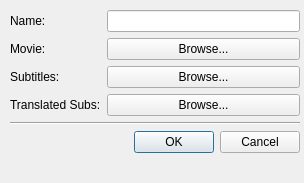
<?xml version="1.0" encoding="UTF-8"?>
<ui version="4.0">
 <class>NewMovieWindow</class>
 <widget class="QDialog" name="NewMovieWindow">
  <property name="geometry">
   <rect>
    <x>0</x>
    <y>0</y>
    <width>304</width>
    <height>183</height>
   </rect>
  </property>
  <property name="windowTitle">
   <string>Dialog</string>
  </property>
  <widget class="QWidget" name="formLayoutWidget">
   <property name="geometry">
    <rect>
     <x>10</x>
     <y>10</y>
     <width>290</width>
     <height>170</height>
    </rect>
   </property>
   <layout class="QFormLayout" name="formLayout">
    <property name="fieldGrowthPolicy">
     <enum>QFormLayout::AllNonFixedFieldsGrow</enum>
    </property>
    <item row="0" column="0">
     <widget class="QLabel" name="label_4">
      <property name="text">
       <string>Name:</string>
      </property>
     </widget>
    </item>
    <item row="0" column="1">
     <widget class="QLineEdit" name="lineEdit"/>
    </item>
    <item row="1" column="0">
     <widget class="QLabel" name="label">
      <property name="text">
       <string>Movie:</string>
      </property>
     </widget>
    </item>
    <item row="1" column="1">
     <widget class="QPushButton" name="pushButton">
      <property name="text">
       <string>Browse...</string>
      </property>
     </widget>
    </item>
    <item row="2" column="0">
     <widget class="QLabel" name="label_2">
      <property name="text">
       <string>Subtitles:</string>
      </property>
     </widget>
    </item>
    <item row="2" column="1">
     <widget class="QPushButton" name="pushButton_2">
      <property name="text">
       <string>Browse...</string>
      </property>
     </widget>
    </item>
    <item row="3" column="0">
     <widget class="QLabel" name="label_3">
      <property name="text">
       <string>Translated Subs:</string>
      </property>
     </widget>
    </item>
    <item row="3" column="1">
     <widget class="QPushButton" name="pushButton_3">
      <property name="text">
       <string>Browse...</string>
      </property>
     </widget>
    </item>
    <item row="5" column="1">
     <widget class="QDialogButtonBox" name="buttonBox">
      <property name="inputMethodHints">
       <set>Qt::ImhNone</set>
      </property>
      <property name="orientation">
       <enum>Qt::Horizontal</enum>
      </property>
      <property name="standardButtons">
       <set>QDialogButtonBox::Cancel|QDialogButtonBox::Ok</set>
      </property>
     </widget>
    </item>
    <item row="4" column="0" colspan="2">
     <widget class="Line" name="line">
      <property name="orientation">
       <enum>Qt::Horizontal</enum>
      </property>
     </widget>
    </item>
   </layout>
  </widget>
 </widget>
 <resources/>
 <connections>
  <connection>
   <sender>buttonBox</sender>
   <signal>accepted()</signal>
   <receiver>NewMovieWindow</receiver>
   <slot>accept()</slot>
   <hints>
    <hint type="sourcelabel">
     <x>248</x>
     <y>254</y>
    </hint>
    <hint type="destinationlabel">
     <x>157</x>
     <y>274</y>
    </hint>
   </hints>
  </connection>
  <connection>
   <sender>buttonBox</sender>
   <signal>rejected()</signal>
   <receiver>NewMovieWindow</receiver>
   <slot>reject()</slot>
   <hints>
    <hint type="sourcelabel">
     <x>316</x>
     <y>260</y>
    </hint>
    <hint type="destinationlabel">
     <x>286</x>
     <y>274</y>
    </hint>
   </hints>
  </connection>
 </connections>
</ui>
